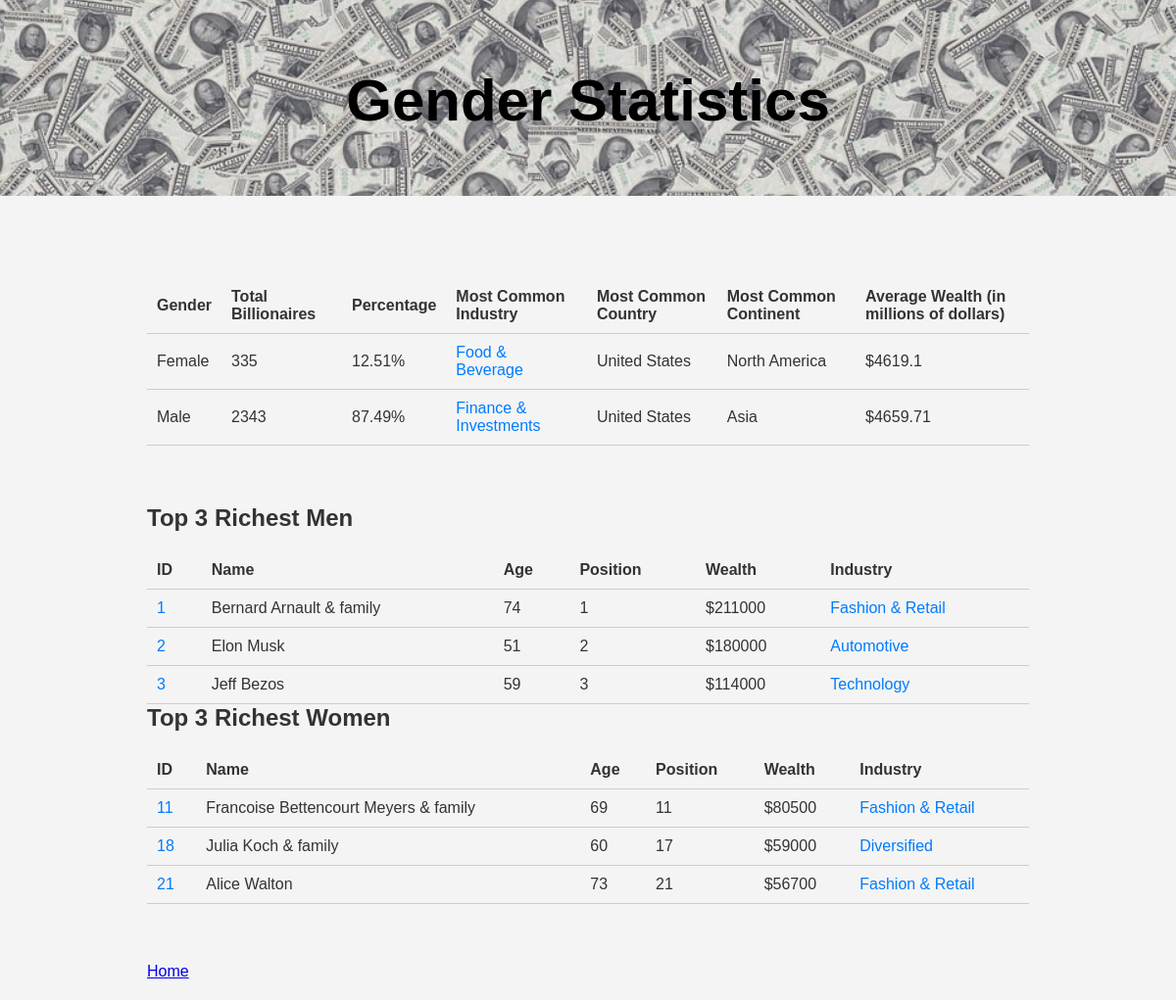
The page /gender_stats on the database its author committed.
### tables this page shows
CREATE TABLE People (
        id INTEGER PRIMARY KEY,
        position INTEGER,
        wealth INTEGER,
        full_name TEXT,
        age INTEGER,
        citizenship TEXT,
        gender TEXT,
        birth_date NUMERIC,
        last_name TEXT,
        first_name TEXT,
        birth_year INTEGER,
        birth_month NUMERIC,
        birth_day INTEGER,
        residence_id INTEGER REFERENCES Residences (id),
        industry_id INTEGER REFERENCES Industries (id)
    );

CREATE TABLE Industries (
        id INTEGER PRIMARY KEY,
        industry TEXT,
        source TEXT
    );

### app.py (the view)
@app.route("/gender_stats")
def gender_stats():
    gender_query = """
        SELECT
            p.gender,
            COUNT(*) AS total,
            ROUND((COUNT(*) * 100.0 / (SELECT COUNT(*) FROM people)), 2) AS percentage,

            (SELECT i.industry
             FROM industries i
             JOIN people p2 ON p2.industry_id = i.id
             WHERE p2.gender = p.gender
             GROUP BY i.industry
             ORDER BY COUNT(*) DESC LIMIT 1) AS industry,

            (SELECT r.country_of_residence
             FROM residences r
             JOIN people p2 ON p2.residence_id = r.id
             WHERE p2.gender = p.gender
             GROUP BY r.country_of_residence
             ORDER BY COUNT(*) DESC LIMIT 1) AS country,

            (SELECT con.continent
             FROM countries c
             JOIN residences r ON r.country_id = c.id
             JOIN continents con ON c.continent_id = con.id
             JOIN people p2 ON p2.residence_id = r.id
             WHERE p2.gender = p.gender
             GROUP BY con.continent
             ORDER BY COUNT(*) DESC LIMIT 1) AS continent,
            ROUND(AVG(p.wealth), 2) AS average_wealth
        FROM people p
        GROUP BY p.gender
    """
    _, gender_info = execute_query(gender_query)
    men_info_query = """
        SELECT i.industry, c.cpi_country, con.continent,
            COUNT(*) AS count
        FROM people p
        JOIN industries i ON p.industry_id = i.id
        JOIN residences r ON p.residence_id = r.id
        JOIN countries c ON r.country_id = c.id
        JOIN continents con ON c.continent_id = con.id
        WHERE p.gender = 'M'
        GROUP BY i.industry, c.cpi_country, con.continent
        ORDER BY count DESC
        LIMIT 1
    """
    _, men_info = execute_query(men_info_query)
    women_info_query = """
        SELECT i.industry, c.cpi_country, con.continent,
            COUNT(*) AS count
        FROM people p
        JOIN industries i ON p.industry_id = i.id
        JOIN residences r ON p.residence_id = r.id
        JOIN countries c ON r.country_id = c.id
        JOIN continents con ON c.continent_id = con.id
        WHERE p.gender = 'F'
        GROUP BY i.industry, c.cpi_country, con.continent
        ORDER BY count DESC
        LIMIT 1
    """
    _, women_info = execute_query(women_info_query)
    top_men_query = """
        SELECT p.id, p.full_name, p.age, p.position, p.wealth, i.industry
        FROM people p
        JOIN industries i ON p.industry_id = i.id
        WHERE p.gender = 'M'
        ORDER BY p.wealth DESC
        LIMIT 3
    """
    _, top_men = execute_query(top_men_query)
    top_women_query = """
        SELECT p.id, p.full_name, p.age, p.position, p.wealth, i.industry
        FROM people p
        JOIN industries i ON p.industry_id = i.id
        WHERE p.gender = 'F'
        ORDER BY p.wealth DESC
        LIMIT 3
    """
    _, top_women = execute_query(top_women_query)
    return render_template(
        "gender_stats.html",
        gender_info=gender_info,
        men_info=men_info[0],
        women_info=women_info[0],
        top_men=top_men,
        top_women=top_women
    )

### app.py (called while the page is built)
def execute_query(query, params=None):
    conn = sqlite3.connect(db_path)
    cursor = conn.cursor()
    cursor.execute(query, params or [])
    columns = [description[0] for description in cursor.description]
    results = cursor.fetchall()
    conn.close()
    return columns, results

### templates/gender_stats.html (shortened to what this page needs)
<!DOCTYPE html>
<html lang="en">
<head>
    <link rel="stylesheet" href="{{ url_for('static', filename='style.css') }}">
</head>
<body>
    <header>
        <img src="{{ url_for('static', filename='header-image.jpg') }}" alt="Header Image" class="header-image">
        <h1 class="header-title">Gender Statistics</h1>
    </header>
    <main>
        <section>
            <table class="data-table">
                <thead>
                    <tr>
                        <th>Gender</th>
                        <th>Total Billionaires</th>
                        <th>Percentage</th>
                        <th>Most Common Industry</th>
                        <th>Most Common Country</th>
                        <th>Most Common Continent</th>
                        <th>Average Wealth (in millions of dollars)</th>
                    </tr>
                </thead>
                <tbody>
                    {% for info in gender_info %}
                    <tr>
                        <td>{{ 'Male' if info[0] == 'M' else 'Female' }}</td>
                        <td>{{ info[1] }}</td>
                        <td>{{ info[2] }}%</td>
                        <td><a href="{{ url_for('industry_details', industry_name=info[3]) }}">{{ info[3] }}</a></td>
                        <td>{{ info[4] }}</td>
                        <td>{{ info[5] }}</td>
                        <td>${{ info[6]|replace(",", "") }}</td>
                    </tr>
                    {% endfor %}
                </tbody>
            </table>
        </section>
        <section class="top-tables">
            <h2 class="section-title">Top 3 Richest Men</h2>
            <table class="data-table">
                <thead>
                    <tr>
                        <th>ID</th>
                        <th>Name</th>
                        <th>Age</th>
                        <th>Position</th>
                        <th>Wealth</th>
                        <th>Industry</th>
                    </tr>
                </thead>
                <tbody>
                    {% for man in top_men %}
                    <tr>
                        <td><a href="/billionaire/{{ man[0] }}">{{ man[0] }}</a></td>
                        <td>{{ man[1] }}</td>
                        <td>{{ man[2] }}</td>
                        <td>{{ man[3] }}</td>
                        <td>${{ man[4]|replace(",", "") }}</td>
                        <td><a href="{{ url_for('industry_details', industry_name=man[5]) }}">{{ man[5] }}</a></td>
                    </tr>
                    {% endfor %}
                </tbody>
            </table>
            <h2 class="section-title">Top 3 Richest Women</h2>
            <table class="data-table">
                <thead>
                    <tr>
                        <th>ID</th>
                        <th>Name</th>
                        <th>Age</th>
                        <th>Position</th>
                        <th>Wealth</th>
                        <th>Industry</th>
                    </tr>
                </thead>
                <tbody>
                    {% for woman in top_women %}
                    <tr>
                        <td><a href="/billionaire/{{ woman[0] }}">{{ woman[0] }}</a></td>
                        <td>{{ woman[1] }}</td>
                        <td>{{ woman[2] }}</td>
                        <td>{{ woman[3] }}</td>
                        <td>${{ woman[4]|replace(",", "") }}</td>
                        <td><a href="{{ url_for('industry_details', industry_name=woman[5]) }}">{{ woman[5] }}</a></td>
                    </tr>
                    {% endfor %}
                </tbody>
            </table>
        </section>
        <a href="/" class="btn">Home</a>
    </main>
</body>
</html>

### static/style.css (style rules this page uses)
body { font-family: Arial, sans-serif; margin: 0; padding: 0; background-color: #f4f4f4; color: #333; }
header { position: relative; text-align: center; color: black; margin-bottom:40px; }
.header-image { width: 100%; height: 200px; object-fit: cover; opacity: 0.8; }
.header-title { position: absolute; top: 50%; left: 50%; transform: translate(-50%, -50%); color: black; font-size: 60px; font-weight: bold; margin: 0; }
section { margin-bottom: 60px; }
h2 { margin-top:00px; }
main { padding: 20px; max-width: 900px; margin: 0 auto; }
table { width: 100%; border-collapse: collapse; margin-top: 20px; }
table th, table td { text-align: left; padding: 10px; border-bottom: 1px solid #ccc; }
table th { background-color: #f4f4f4; }
table td a { color: #007BFF; text-decoration: none; }

### rows shown on the page
People: id "1", full_name "Bernard Arnault & family", age "74", position "1", wealth "211000", industry "Fashion & Retail"
People: id "2", full_name "Elon Musk", age "51", position "2", wealth "180000", industry "Automotive"
People: id "3", full_name "Jeff Bezos", age "59", position "3", wealth "114000", industry "Technology"
People: id "11", full_name "Francoise Bettencourt Meyers & family", age "69", position "11", wealth "80500", industry "Fashion & Retail"
People: id "18", full_name "Julia Koch & family", age "60", position "17", wealth "59000", industry "Diversified"
People: id "21", full_name "Alice Walton", age "73", position "21", wealth "56700", industry "Fashion & Retail"

### other values the page prints
{{ 'Male' if info[0] == 'M' else 'Female' }} "Female" "Male"
{{ info[1] }} "335" "2343"
{{ info[2] }} "12.51" "87.49"
{{ info[3] }} "Food & Beverage" "Finance & Investments"
{{ info[4] }} "United States" "United States"
{{ info[5] }} "North America" "Asia"
{{ info[6]|replace(",", "") }} "4619.1" "4659.71"
